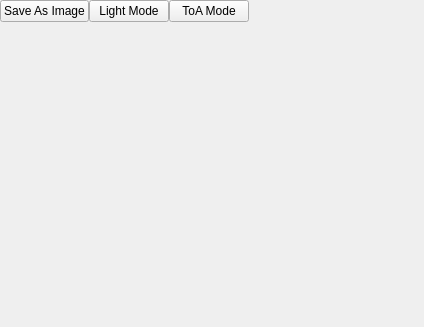
<?xml version="1.0" encoding="UTF-8"?>
<ui version="4.0">
 <class>Form</class>
 <widget class="QWidget" name="Form">
  <property name="geometry">
   <rect>
    <x>0</x>
    <y>0</y>
    <width>424</width>
    <height>327</height>
   </rect>
  </property>
  <property name="windowTitle">
   <string>Form</string>
  </property>
  <layout class="QVBoxLayout" name="verticalLayout">
   <property name="spacing">
    <number>0</number>
   </property>
   <property name="leftMargin">
    <number>0</number>
   </property>
   <property name="topMargin">
    <number>0</number>
   </property>
   <property name="rightMargin">
    <number>0</number>
   </property>
   <property name="bottomMargin">
    <number>0</number>
   </property>
   <item>
    <layout class="QHBoxLayout" name="horizontalLayout">
     <property name="sizeConstraint">
      <enum>QLayout::SetNoConstraint</enum>
     </property>
     <item>
      <widget class="QPushButton" name="save_as_image_btn">
       <property name="text">
        <string>Save As Image</string>
       </property>
      </widget>
     </item>
     <item>
      <widget class="QPushButton" name="toggle_light_mode_btn">
       <property name="text">
        <string>Light Mode</string>
       </property>
       <property name="checkable">
        <bool>true</bool>
       </property>
      </widget>
     </item>
     <item>
      <widget class="QPushButton" name="toggle_toa_mode_btn">
       <property name="enabled">
        <bool>true</bool>
       </property>
       <property name="text">
        <string>ToA Mode</string>
       </property>
       <property name="checkable">
        <bool>true</bool>
       </property>
      </widget>
     </item>
     <item>
      <spacer name="horizontalSpacer">
       <property name="orientation">
        <enum>Qt::Horizontal</enum>
       </property>
       <property name="sizeHint" stdset="0">
        <size>
         <width>40</width>
         <height>20</height>
        </size>
       </property>
      </spacer>
     </item>
     <item>
      <widget class="QLabel" name="info_label">
       <property name="font">
        <font>
         <weight>75</weight>
         <bold>true</bold>
        </font>
       </property>
       <property name="text">
        <string/>
       </property>
      </widget>
     </item>
    </layout>
   </item>
   <item>
    <widget class="QWidget" name="view_widget" native="true">
     <property name="sizePolicy">
      <sizepolicy hsizetype="Preferred" vsizetype="Expanding">
       <horstretch>0</horstretch>
       <verstretch>0</verstretch>
      </sizepolicy>
     </property>
     <layout class="QVBoxLayout" name="view_widget_container">
      <property name="spacing">
       <number>0</number>
      </property>
      <property name="leftMargin">
       <number>0</number>
      </property>
      <property name="topMargin">
       <number>0</number>
      </property>
      <property name="rightMargin">
       <number>0</number>
      </property>
      <property name="bottomMargin">
       <number>0</number>
      </property>
     </layout>
    </widget>
   </item>
  </layout>
 </widget>
 <resources/>
 <connections/>
</ui>
